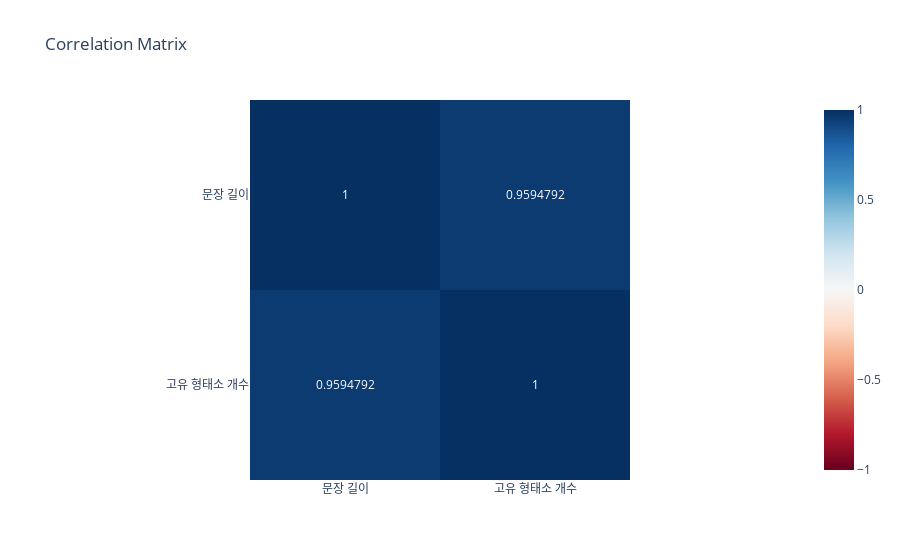

The cell this chart's notebook holds for it:
### Code cell
import pandas as pd
import plotly.express as px
analysis_df['sentence_length'] = analysis_df['raw_review'].apply(lambda x: len(x))
corr = analysis_df[['sentence_length', 'unique_morpheme_count']].corr()
corr.index = ['문장 길이', '고유 형태소 개수']
corr.columns = ['문장 길이', '고유 형태소 개수']
px.imshow(corr,
          title='Correlation Matrix',
          color_continuous_scale='RdBu',
          text_auto=True,
          zmin=-1, zmax=1)

### Figure 1 — Plotly figure (JSON) as saved in the notebook; plotly's stock layout.template omitted (floating-point values rounded to 4 significant figures)
{"data": [{"coloraxis": "coloraxis", "hovertemplate": "x: %{x}<br>y: %{y}<br>color: %{z}<extra></extra>", "name": "0", "texttemplate": "%{z}", "type": "heatmap", "x": ["문장 길이", "고유 형태소 개수"], "xaxis": "x", "y": ["문장 길이", "고유 형태소 개수"], "yaxis": "y", "z": [[1.0, 0.9595], [0.9595, 1.0]]}], "layout": {"coloraxis": {"cmax": 1, "cmin": -1, "colorscale": [[0, "rgb(103,0,31)"], [0.1, "rgb(178,24,43)"], [0.2, "rgb(214,96,77)"], [0.3, "rgb(244,165,130)"], [0.4, "rgb(253,219,199)"], [0.5, "rgb(247,247,247)"], [0.6, "rgb(209,229,240)"], [0.7, "rgb(146,197,222)"], [0.8, "rgb(67,147,195)"], [0.9, "rgb(33,102,172)"], [1, "rgb(5,48,97)"]]}, "title": {"text": "Correlation Matrix"}, "xaxis": {"anchor": "y", "constrain": "domain", "domain": [0, 1], "scaleanchor": "y"}, "yaxis": {"anchor": "x", "autorange": "reversed", "constrain": "domain", "domain": [0, 1]}}}
